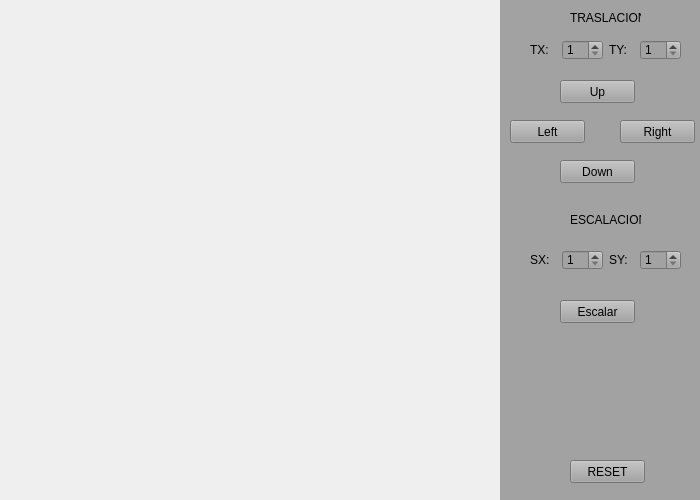
<?xml version="1.0" encoding="UTF-8"?>
<ui version="4.0">
 <class>Widget</class>
 <widget class="QWidget" name="Widget">
  <property name="geometry">
   <rect>
    <x>0</x>
    <y>0</y>
    <width>700</width>
    <height>500</height>
   </rect>
  </property>
  <property name="windowTitle">
   <string>appZoom</string>
  </property>
  <widget class="QWidget" name="widget" native="true">
   <property name="geometry">
    <rect>
     <x>500</x>
     <y>0</y>
     <width>200</width>
     <height>500</height>
    </rect>
   </property>
   <property name="styleSheet">
    <string notr="true">background-color: rgb(162, 162, 162);</string>
   </property>
   <widget class="QLabel" name="label">
    <property name="geometry">
     <rect>
      <x>70</x>
      <y>10</y>
      <width>71</width>
      <height>16</height>
     </rect>
    </property>
    <property name="text">
     <string>TRASLACION</string>
    </property>
   </widget>
   <widget class="QPushButton" name="pushButton">
    <property name="geometry">
     <rect>
      <x>60</x>
      <y>80</y>
      <width>75</width>
      <height>23</height>
     </rect>
    </property>
    <property name="text">
     <string>Up</string>
    </property>
   </widget>
   <widget class="QPushButton" name="pushButton_2">
    <property name="geometry">
     <rect>
      <x>60</x>
      <y>160</y>
      <width>75</width>
      <height>23</height>
     </rect>
    </property>
    <property name="text">
     <string>Down</string>
    </property>
   </widget>
   <widget class="QPushButton" name="pushButton_3">
    <property name="geometry">
     <rect>
      <x>120</x>
      <y>120</y>
      <width>75</width>
      <height>23</height>
     </rect>
    </property>
    <property name="text">
     <string>Right</string>
    </property>
   </widget>
   <widget class="QPushButton" name="pushButton_4">
    <property name="geometry">
     <rect>
      <x>10</x>
      <y>120</y>
      <width>75</width>
      <height>23</height>
     </rect>
    </property>
    <property name="text">
     <string>Left</string>
    </property>
   </widget>
   <widget class="QPushButton" name="pushButton_5">
    <property name="geometry">
     <rect>
      <x>70</x>
      <y>460</y>
      <width>75</width>
      <height>23</height>
     </rect>
    </property>
    <property name="text">
     <string>RESET</string>
    </property>
   </widget>
   <widget class="QLabel" name="label_2">
    <property name="geometry">
     <rect>
      <x>70</x>
      <y>210</y>
      <width>71</width>
      <height>20</height>
     </rect>
    </property>
    <property name="text">
     <string>ESCALACION</string>
    </property>
   </widget>
   <widget class="QPushButton" name="pushButton_6">
    <property name="geometry">
     <rect>
      <x>60</x>
      <y>300</y>
      <width>75</width>
      <height>23</height>
     </rect>
    </property>
    <property name="text">
     <string>Escalar</string>
    </property>
   </widget>
   <widget class="QWidget" name="">
    <property name="geometry">
     <rect>
      <x>30</x>
      <y>40</y>
      <width>151</width>
      <height>20</height>
     </rect>
    </property>
    <layout class="QHBoxLayout" name="horizontalLayout">
     <item>
      <widget class="QLabel" name="label_3">
       <property name="text">
        <string>TX:</string>
       </property>
      </widget>
     </item>
     <item>
      <widget class="QSpinBox" name="spinBox">
       <property name="minimum">
        <number>1</number>
       </property>
       <property name="maximum">
        <number>10</number>
       </property>
      </widget>
     </item>
     <item>
      <widget class="QLabel" name="label_4">
       <property name="text">
        <string>TY:</string>
       </property>
      </widget>
     </item>
     <item>
      <widget class="QSpinBox" name="spinBox_2">
       <property name="minimum">
        <number>1</number>
       </property>
       <property name="maximum">
        <number>10</number>
       </property>
      </widget>
     </item>
    </layout>
   </widget>
   <widget class="QWidget" name="">
    <property name="geometry">
     <rect>
      <x>30</x>
      <y>250</y>
      <width>151</width>
      <height>20</height>
     </rect>
    </property>
    <layout class="QHBoxLayout" name="horizontalLayout_2">
     <item>
      <widget class="QLabel" name="label_5">
       <property name="text">
        <string>SX:</string>
       </property>
      </widget>
     </item>
     <item>
      <widget class="QSpinBox" name="spinBox_4">
       <property name="minimum">
        <number>1</number>
       </property>
      </widget>
     </item>
     <item>
      <widget class="QLabel" name="label_6">
       <property name="text">
        <string>SY:</string>
       </property>
      </widget>
     </item>
     <item>
      <widget class="QSpinBox" name="spinBox_3">
       <property name="minimum">
        <number>1</number>
       </property>
      </widget>
     </item>
    </layout>
   </widget>
  </widget>
 </widget>
 <resources/>
 <connections/>
</ui>
